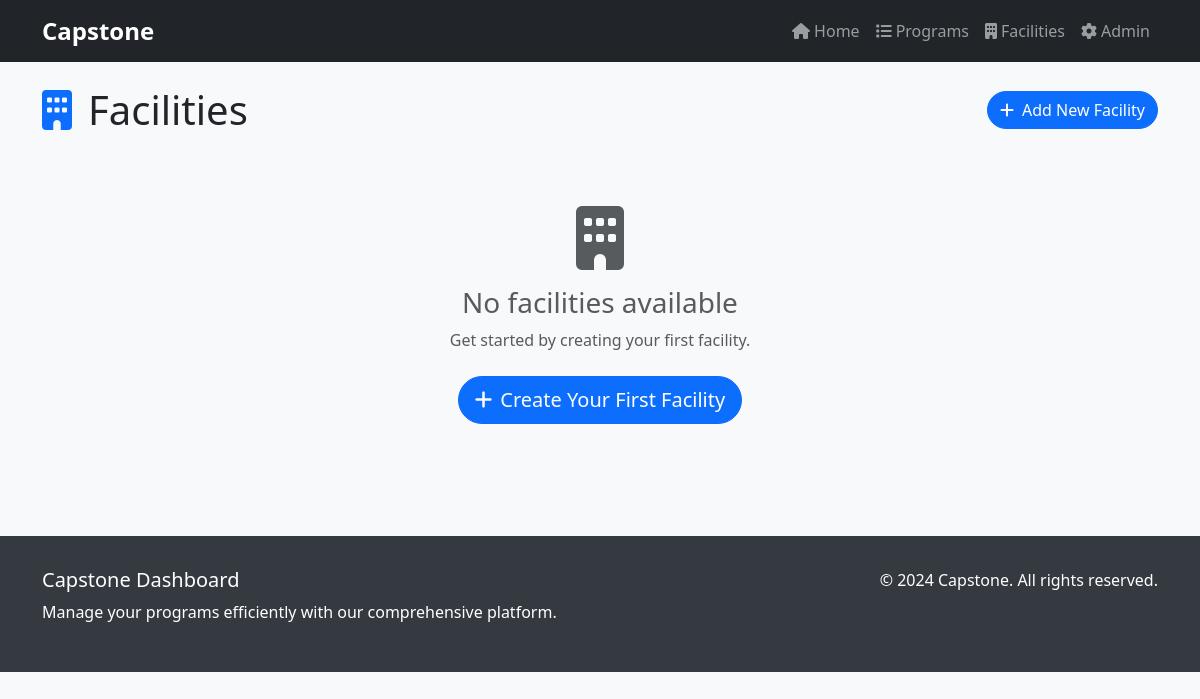
Page /facilities/ on the earlier database version.
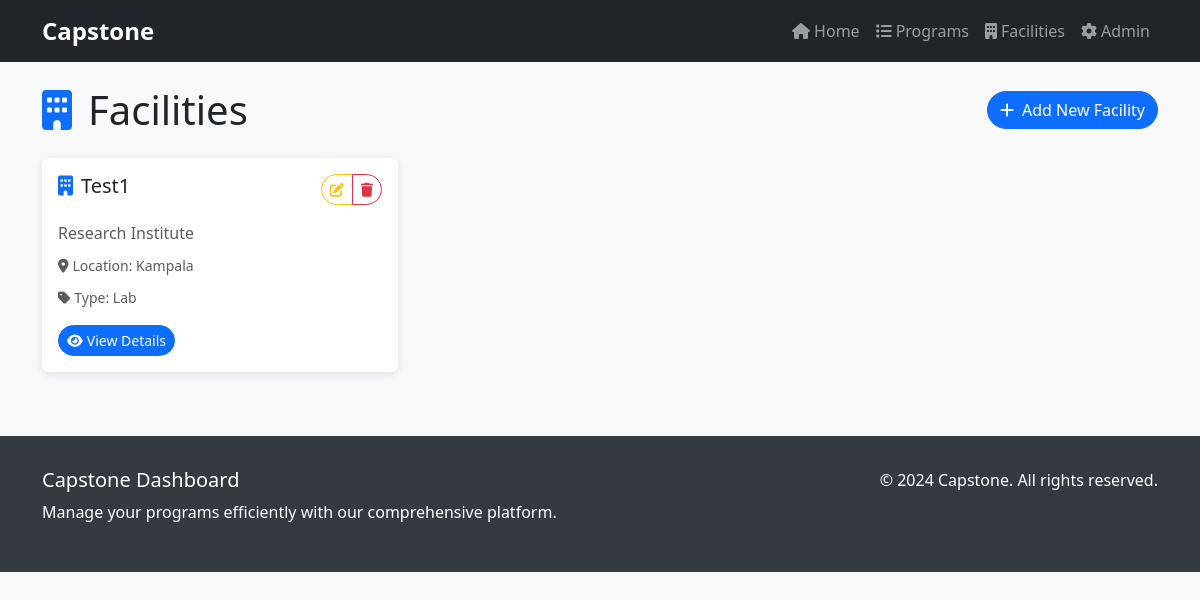
Same page on the later database version.
### core/models.py (models this page shows, shortened)
class Facility(models.Model):
    facility_id = models.CharField(max_length=10, unique=True, blank=True, null=True)
    name = models.CharField(max_length=200)
    location = models.CharField(max_length=200)
    description = models.TextField()
    partner_organization = models.CharField(max_length=200, choices=PARTNER_ORGANIZATION_CHOICES, blank=True, null=True)
    facility_type = models.CharField(max_length=100, choices=FACILITY_TYPE_CHOICES)
    capabilities = models.CharField(max_length=255, choices=CAPABILITIES_CHOICES)

### core/views.py (the view)
# urls.py: path('facilities/', views.FacilityListView.as_view(), name='facility_list'),
class FacilityListView(ListView):
    model = Facility
    template_name = "core/facility_list.html"
    context_object_name = "facilities"

### core/templates/core/facility_list.html (shortened to what this page needs)
{% extends "core/base.html" %}
{% block content %}
  <div class="d-flex justify-content-between align-items-center mb-4">
    <h1 class="mb-0"><i class="fas fa-building me-3 text-primary"></i>Facilities</h1>
    <a href="{% url 'facility_create' %}" class="btn btn-primary">
      <i class="fas fa-plus me-2"></i>Add New Facility
    </a>
  </div>
  {% if facilities %}
    <div class="row g-4">
      {% for facility in facilities %}
        <div class="col-lg-6 col-xl-4">
          <div class="card h-100">
            <div class="card-body">
              <div class="d-flex justify-content-between align-items-start mb-3">
                <h5 class="card-title mb-0">
                  <i class="fas fa-building me-2 text-primary"></i>{{ facility.name }}
                </h5>
                <div class="btn-group" role="group">
                  <a href="{% url 'facility_update' facility.pk %}" class="btn btn-sm btn-outline-warning" title="Edit">
                    <i class="fas fa-edit"></i>
                  </a>
                  <a href="{% url 'facility_delete' facility.pk %}" class="btn btn-sm btn-outline-danger" title="Delete">
                    <i class="fas fa-trash"></i>
                  </a>
                </div>
              </div>
              {% if facility.description %}
                <p class="card-text text-muted mb-2">{{ facility.description|truncatechars:100 }}</p>
              {% endif %}
              {% if facility.location %}
                <div class="mb-2">
                  <small class="text-muted">
                    <i class="fas fa-map-marker-alt me-1"></i>Location: {{ facility.location }}
                  </small>
                </div>
              {% endif %}
              {% if facility.facility_type %}
                <div class="mb-3">
                  <small class="text-muted">
                    <i class="fas fa-tag me-1"></i>Type: {{ facility.facility_type }}
                  </small>
                </div>
              {% endif %}
              <a href="{% url 'facility_detail' facility.pk %}" class="btn btn-primary btn-sm">
                <i class="fas fa-eye me-1"></i>View Details
              </a>
            </div>
          </div>
        </div>
      {% endfor %}
    </div>
  {% else %}
    <div class="text-center py-5">
      <i class="fas fa-building fa-4x text-muted mb-3"></i>
      <h3 class="text-muted">No facilities available</h3>
      <p class="text-muted mb-4">Get started by creating your first facility.</p>
      <a href="{% url 'facility_create' %}" class="btn btn-primary btn-lg">
        <i class="fas fa-plus me-2"></i>Create Your First Facility
      </a>
    </div>
  {% endif %}
{% endblock %}

### core/templates/core/base.html (shortened to what this page needs)
<!DOCTYPE html>
<html lang="en">
<head>
  <link href="https://cdn.jsdelivr.net/npm/bootstrap@5.3.3/dist/css/bootstrap.min.css" rel="stylesheet">
  <link rel="stylesheet" href="https://cdnjs.cloudflare.com/ajax/libs/font-awesome/6.4.0/css/all.min.css">
</head>
<body class="bg-light">
  <nav class="navbar navbar-expand-lg navbar-dark bg-dark mb-4">
    <div class="container">
      <a class="navbar-brand" href="{% url 'home' %}">Capstone</a>
      <div class="collapse navbar-collapse" id="navbarNav">
        <ul class="navbar-nav ms-auto">
          <li class="nav-item">
            <a class="nav-link" href="{% url 'home' %}"><i class="fas fa-home me-1"></i>Home</a>
          </li>
          <li class="nav-item">
            <a class="nav-link" href="{% url 'program_list' %}"><i class="fas fa-list me-1"></i>Programs</a>
          </li>
          <li class="nav-item">
            <a class="nav-link" href="{% url 'facility_list' %}"><i class="fas fa-building me-1"></i>Facilities</a>
          </li>
          <li class="nav-item">
            <a class="nav-link" href="{% url 'admin:index' %}"><i class="fas fa-cog me-1"></i>Admin</a>
          </li>
        </ul>
      </div>
    </div>
  </nav>
  <div class="container">
    {% block content %}{% endblock %}
  </div>
  <footer class="footer">
    <div class="container">
      <div class="row">
        <div class="col-md-6">
          <h5>Capstone Dashboard</h5>
          <p>Manage your programs efficiently with our comprehensive platform.</p>
        </div>
        <div class="col-md-6 text-md-end">
          <p>&copy; 2024 Capstone. All rights reserved.</p>
        </div>
      </div>
    </div>
  </footer>
</body>
</html>

### core/templates/core/base.html (style rules this page uses)
.navbar-brand { font-weight: bold; font-size: 1.5rem; }
.card { transition: transform 0.2s; border: none; box-shadow: 0 2px 10px rgba(0,0,0,0.1); }
.btn { border-radius: 25px; font-weight: 500; }
.footer { background-color: #343a40; color: white; padding: 2rem 0; margin-top: 4rem; }

Differences in the rows shown:
added Facility: name "Test1", description "Research Institute", location "Kampala", facility_type "Lab"
Other differences:
text no longer shown: "No facilities available Get started by creating your first facility. Create Your First Facility"
